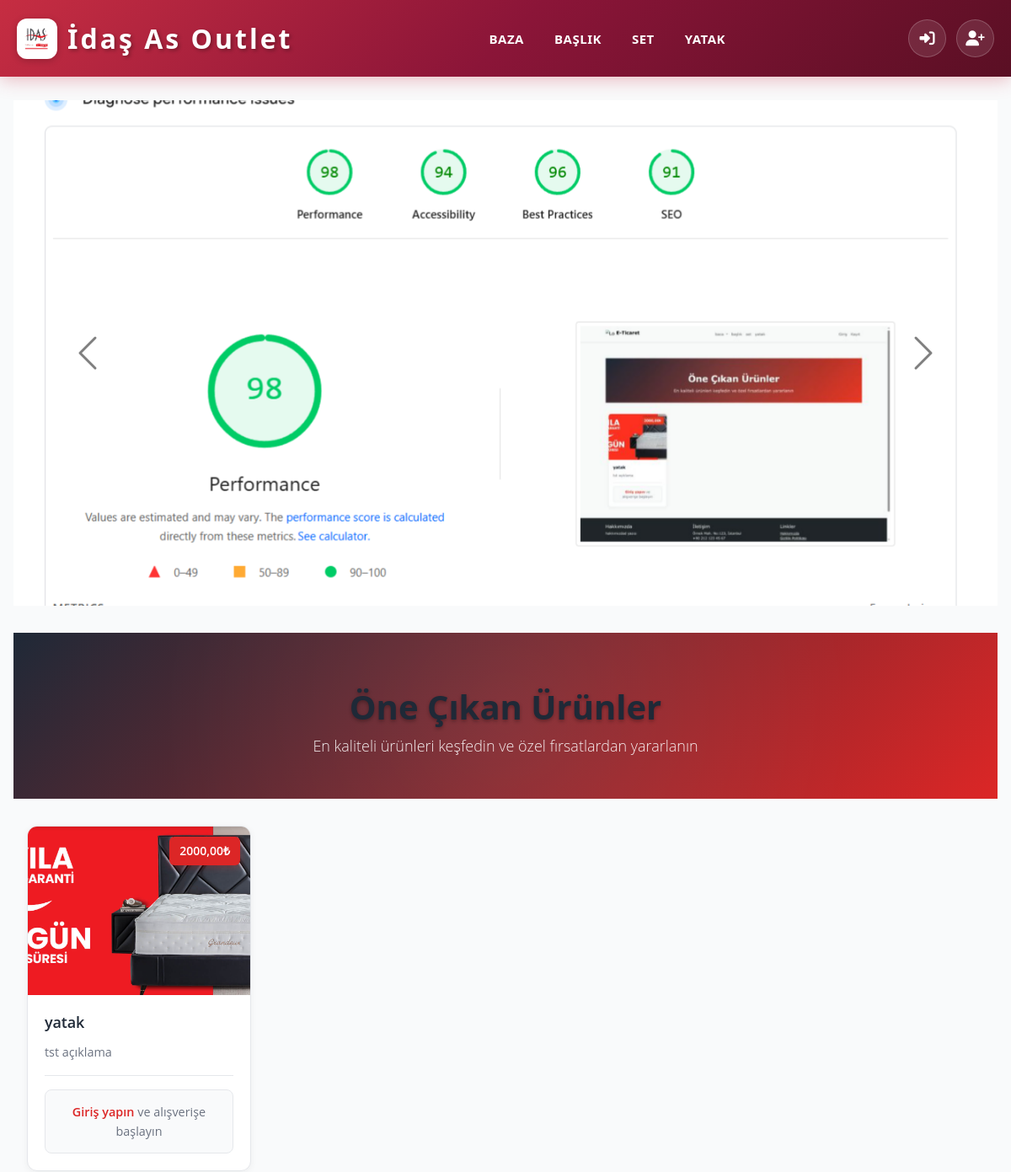
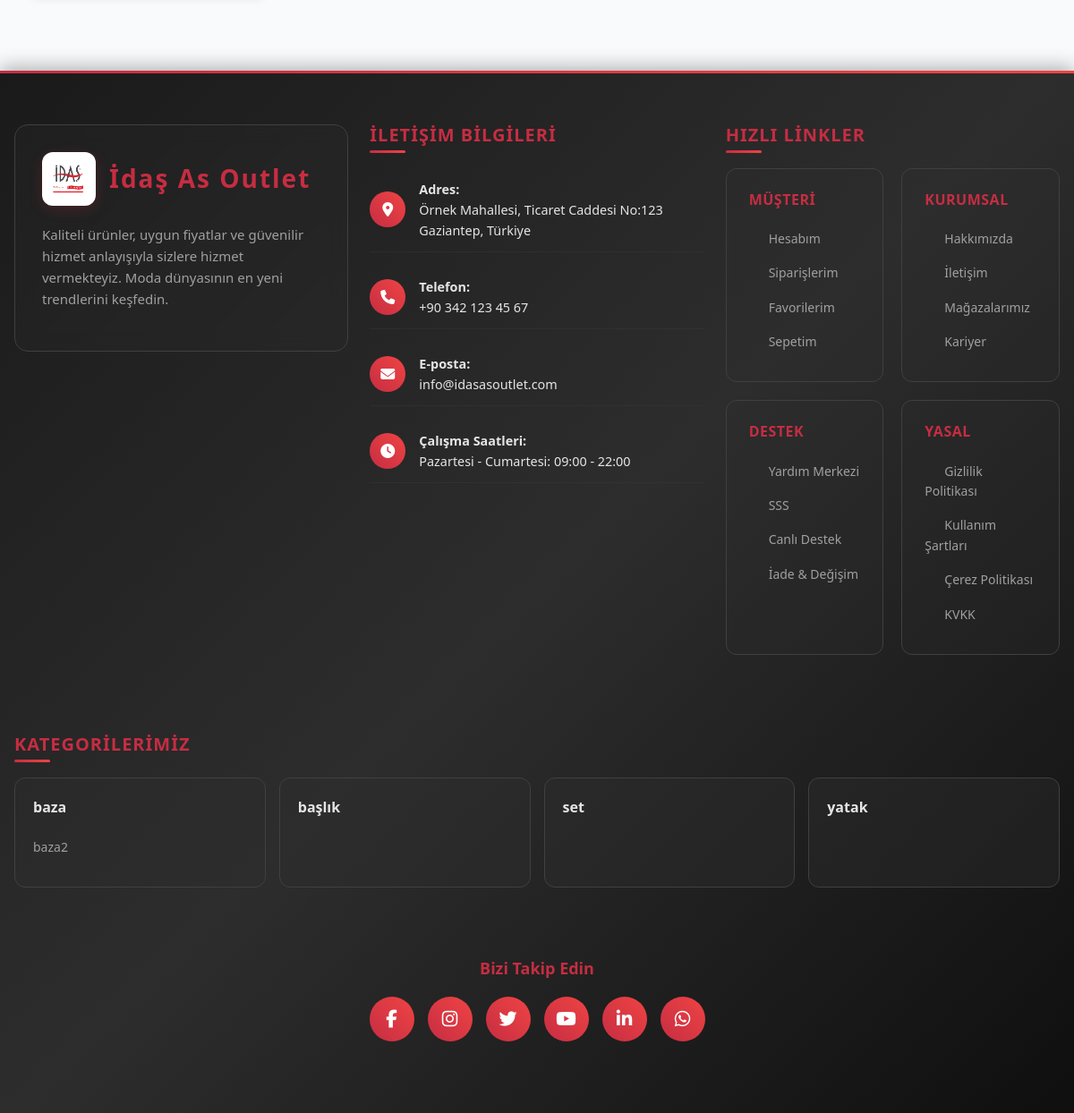
The page / on the database its author committed (2 pictures, top to bottom).
### catalog/models.py (models this page shows, shortened)
class Category(models.Model):
    name        = models.CharField(max_length=100, verbose_name="Kategori Adı")
    slug        = models.SlugField(max_length=120, unique=True, verbose_name="Slug")
    parent      = models.ForeignKey(
        'self',
        related_name='children',
        on_delete=models.CASCADE,
        null=True,
        blank=True
    )
    is_active   = models.BooleanField(default=True)
    class Meta:
        verbose_name = "Kategori"
        verbose_name_plural = "Kategoriler"
        ordering = ['name']
    def get_absolute_url(self):
        return reverse('category_detail', args=[self.slug])

class SliderImage(models.Model):
    image      = models.ImageField(upload_to='slider_images/', verbose_name="Slider Görseli")
    title      = models.CharField(max_length=100, blank=True, verbose_name="Başlık (Opsiyonel)")
    caption    = models.TextField(blank=True, verbose_name="Açıklama (Opsiyonel)")
    order      = models.PositiveIntegerField(default=0, verbose_name="Sıra")
    is_active  = models.BooleanField(default=True, verbose_name="Aktif mi?")
    created_at = models.DateTimeField(auto_now_add=True)
    class Meta:
        ordering = ['order']
        verbose_name = "Slider Görseli"
        verbose_name_plural = "Slider Görselleri"

class Product(models.Model):
    name            = models.CharField(max_length=200, verbose_name="Ürün Adı")
    slug            = models.SlugField(max_length=220, unique=True, verbose_name="Slug")
    description     = models.TextField(verbose_name="Ürün Açıklaması")
    category        = models.ForeignKey(Category, related_name='products', on_delete=models.CASCADE)
    created_at      = models.DateTimeField(auto_now_add=True)
    updated_at      = models.DateTimeField(auto_now=True)
    is_active       = models.BooleanField(default=True)
    class Meta:
        verbose_name = "Ürün"
        verbose_name_plural = "Ürünler"
        ordering = ['-created_at']
    def get_featured_image(self):
        featured = self.images.filter(is_featured=True).first()
        if featured:
            return featured
        return self.images.first()
    def get_min_price(self):
        variants = self.variants.all()
        if variants.exists():
            return variants.order_by('price').first().price
        return 0

class ProductImage(models.Model):
    product     = models.ForeignKey(Product, related_name='images', on_delete=models.CASCADE)
    image       = models.ImageField(upload_to='product_images/', verbose_name="Ürün Resmi")
    alt_text    = models.CharField(max_length=150, blank=True, verbose_name="Alternatif Metin")
    is_featured = models.BooleanField(default=False, verbose_name="Öne Çıkan Resim (Thumbnail)")
    class Meta:
        verbose_name = "Ürün Resmi"
        verbose_name_plural = "Ürün Resimleri"

class ProductVariant(models.Model):
    product         = models.ForeignKey(Product, related_name='variants', on_delete=models.CASCADE)
    variant_name    = models.CharField(max_length=50, verbose_name="Varyant (Örn: Küçük, Orta, Büyük)")
    price           = models.DecimalField(max_digits=10, decimal_places=2, verbose_name="Fiyat")
    class Meta:
        verbose_name = "Ürün Varyantı"
        verbose_name_plural = "Ürün Varyantları"
        ordering = ['variant_name']

### catalog/views.py (the view)
# urls.py: path('', views.HomeView.as_view(), name='home'),                            # Anasayfa
class HomeView(ListView):
    model = Product
    template_name = 'catalog/home.html'
    context_object_name = 'products'
    paginate_by = 16
    def get_queryset(self):
        return Product.objects.filter(is_active=True).order_by('-created_at')
    def get_context_data(self, **kwargs):
        context = super().get_context_data(**kwargs)
        context['slider_images'] = SliderImage.objects.filter(is_active=True).order_by('order')
        context['is_paginated'] = self.get_queryset().count() > self.paginate_by
        return context

### catalog/templates/catalog/home.html (shortened to what this page needs)
{% extends 'base.html' %}
{% load humanize %}
{% block content %}
<div id="homeCarousel" class="carousel slide" data-bs-ride="carousel" data-bs-interval="4000">
  <div class="carousel-indicators">
    {% for slide in slider_images %}
      <button type="button"
              data-bs-target="#homeCarousel"
              data-bs-slide-to="{{ forloop.counter0 }}"
              class="{% if forloop.first %}active{% endif %}"
              aria-current="{% if forloop.first %}true{% endif %}"
              aria-label="Slide {{ forloop.counter }}">
      </button>
    {% endfor %}
  </div>
  <div class="carousel-inner">
    {% for slide in slider_images %}
      <div class="carousel-item {% if forloop.first %}active{% endif %}">
        <img src="{{ slide.image.url }}" class="d-block w-100" alt="{{ slide.title|default:'Slider Görseli' }}">
      </div>
    {% endfor %}
  </div>
  <button class="carousel-control-prev" type="button" data-bs-target="#homeCarousel" data-bs-slide="prev">
    <span class="carousel-control-prev-icon" aria-hidden="true"></span>
  </button>
  <button class="carousel-control-next" type="button" data-bs-target="#homeCarousel" data-bs-slide="next">
    <span class="carousel-control-next-icon" aria-hidden="true"></span>
  </button>
</div>
<section class="hero-section">
  <div class="container">
    <div class="hero-content">
      <h1 class="section-title">Öne Çıkan Ürünler</h1>
      <p class="section-subtitle">En kaliteli ürünleri keşfedin ve özel fırsatlardan yararlanın</p>
    </div>
  </div>
</section>
<section class="container">
  <div class="products-grid">
    {% for product in products %}
      <div class="product-card">
        <div class="card-img-wrapper">
          {% with img=product.get_featured_image %}
            {% if img %}
              <img src="{{ img.image.url }}" class="card-img-top" alt="{{ product.name }}">
            {% else %}
              <img src="" class="card-img-top" alt="Resim yok">
            {% endif %}
          {% endwith %}
          <div class="price-badge">
            {{ product.get_min_price|floatformat:2 }}₺
          </div>
        </div>
        <div class="card-body-clean">
          <h5 class="product-title">{{ product.name }}</h5>
          <p class="product-description">{{ product.description|truncatechars:80 }}</p>
          <div class="card-actions">
            {% if user.is_authenticated %}
              <div class="action-buttons">
                {% with first_variant=product.variants.first %}
                  {% if first_variant %}
                    <form method="get" action="{% url 'add_to_cart' first_variant.id %}" style="flex: 1;">
                      <button type="submit" class="btn-clean btn-primary-clean w-100">
                        <i class="bi bi-cart-plus me-1"></i> Sepete Ekle
                      </button>
                    </form>
                  {% endif %}
                {% endwith %}
                <a href="{% url 'add_to_favorites' product.id %}" class="btn-clean btn-outline-clean btn-icon-only">
                  <i class="bi bi-heart"></i>
                </a>
              </div>
            {% else %}
              <div class="login-prompt">
                <a href="{% url 'login' %}">Giriş yapın</a> ve alışverişe başlayın
              </div>
            {% endif %}
          </div>
        </div>
      </div>
    {% empty %}
      <div class="empty-state">
        <i class="bi bi-box-seam"></i>
        <h3>Henüz ürün bulunmuyor</h3>
        <p>Yakında harika ürünlerle karşınızda olacağız!</p>
      </div>
    {% endfor %}
  </div>
</section>
{% endblock %}

### templates/navbar.html (shortened to what this page needs)
{% load static %}
<nav class="navbar navbar-expand-lg">
    <div class="nav-container">
      <a class="navbar-brand" href="{% url 'home' %}">
        <img src="{% static 'img/idas2.png' %}" alt="Logo" width="48" height="48">
        <span class="logo-text">İdaş As Outlet</span>
      </a>
      <ul class="nav-menu" id="nav-menu">
        {% for category in menu_categories %}
          {% if category.children.all %}
            <li class="nav-item">
              <a href="{% url 'category_detail' category.slug %}"
                 class="nav-link{% if request.path == category.get_absolute_url %} active{% endif %}">
                {{ category.name }}
              </a>
            </li>
          {% else %}
            <li class="nav-item">
              <a href="{% url 'category_detail' category.slug %}"
                 class="nav-link{% if request.path == category.get_absolute_url %} active{% endif %}">
                {{ category.name }}
              </a>
            </li>
          {% endif %}
        {% endfor %}
      </ul>
      <div class="nav-icons">
        {% if user.is_authenticated %}
          <a href="{% url 'profile' %}" class="icon-btn" title="Profil">
            <i class="fas fa-user"></i>
          </a>
          <a href="{% url 'favorite_list' %}" class="icon-btn position-relative" title="Favoriler">
            <i class="fas fa-heart"></i>
            {% if favorite_count > 0 %}
              <span class="badge">{{ favorite_count }}</span>
            {% endif %}
          </a>
          <a href="{% url 'view_cart' %}" class="icon-btn position-relative" title="Sepet">
            <i class="fas fa-shopping-cart"></i>
            {% if cart_count > 0 %}
              <span class="badge">{{ cart_count }}</span>
            {% endif %}
          </a>
          <form method="post" action="{% url 'logout' %}" class="d-inline">
            {% csrf_token %}
            <button type="submit" class="btn-link icon-btn" title="Çıkış">
              <i class="fas fa-sign-out-alt"></i>
            </button>
          </form>
        {% else %}
          <a href="{% url 'login' %}" class="icon-btn" title="Giriş">
            <i class="fas fa-sign-in-alt"></i>
          </a>
          <a href="{% url 'register' %}" class="icon-btn" title="Kayıt">
            <i class="fas fa-user-plus"></i>
          </a>
        {% endif %}
      </div>
    </div>
  </nav>

### templates/footer.html (shortened to what this page needs)
 {% load static %}
  <footer class="premium-footer">
    <div class="container">
      <div class="footer-main">
        <div class="row">
          <div class="col-lg-4 col-md-6">
            <div class="company-info">
              <div class="company-logo">
                <img src="{% static 'img/idas2.png' %}" alt="İdaş As Outlet Logo">
                <div class="company-name">İdaş As Outlet</div>
              </div>
              <p class="company-description">
                Kaliteli ürünler, uygun fiyatlar ve güvenilir hizmet anlayışıyla sizlere hizmet vermekteyiz.
                Moda dünyasının en yeni trendlerini keşfedin.
              </p>
            </div>
          </div>
          <div class="col-lg-4 col-md-6">
            <div class="footer-section">
              <h5 class="footer-title">İletişim Bilgileri</h5>
              <ul class="contact-list">
                <li class="contact-item">
                  <div class="contact-icon">
                    <i class="fas fa-map-marker-alt"></i>
                  </div>
                  <div>
                    <strong>Adres:</strong><br>
                    Örnek Mahallesi, Ticaret Caddesi No:123<br>
                    Gaziantep, Türkiye
                  </div>
                </li>
                <li class="contact-item">
                  <div class="contact-icon">
                    <i class="fas fa-phone"></i>
                  </div>
                  <div>
                    <strong>Telefon:</strong><br>
                    +90 342 123 45 67
                  </div>
                </li>
                <li class="contact-item">
                  <div class="contact-icon">
                    <i class="fas fa-envelope"></i>
                  </div>
                  <div>
                    <strong>E-posta:</strong><br>
                    info@idasasoutlet.com
                  </div>
                </li>
                <li class="contact-item">
                  <div class="contact-icon">
                    <i class="fas fa-clock"></i>
                  </div>
                  <div>
                    <strong>Çalışma Saatleri:</strong><br>
                    Pazartesi - Cumartesi: 09:00 - 22:00
                  </div>
                </li>
              </ul>
            </div>
          </div>
          <div class="col-lg-4 col-md-12">
            <div class="footer-section">
              <h5 class="footer-title">Hızlı Linkler</h5>
              <div class="footer-links">
                <div class="link-group">
                  <h6 class="link-group-title">Müşteri</h6>
                  <a href="#" class="footer-link">Hesabım</a>
                  <a href="#" class="footer-link">Siparişlerim</a>
                  <a href="#" class="footer-link">Favorilerim</a>
                  <a href="#" class="footer-link">Sepetim</a>
                </div>
                <div class="link-group">
                  <h6 class="link-group-title">Kurumsal</h6>
                  <a href="#" class="footer-link">Hakkımızda</a>
                  <a href="#" class="footer-link">İletişim</a>
                  <a href="#" class="footer-link">Mağazalarımız</a>
                  <a href="#" class="footer-link">Kariyer</a>
                </div>
                <div class="link-group">
                  <h6 class="link-group-title">Destek</h6>
                  <a href="#" class="footer-link">Yardım Merkezi</a>
                  <a href="#" class="footer-link">SSS</a>
                  <a href="#" class="footer-link">Canlı Destek</a>
                  <a href="#" class="footer-link">İade & Değişim</a>
                </div>
                <div class="link-group">
                  <h6 class="link-group-title">Yasal</h6>
                  <a href="#" class="footer-link">Gizlilik Politikası</a>
                  <a href="#" class="footer-link">Kullanım Şartları</a>
                  <a href="#" class="footer-link">Çerez Politikası</a>
                  <a href="#" class="footer-link">KVKK</a>
                </div>
              </div>
            </div>
          </div>
        </div>
        {% if menu_categories %}
        <div class="row mt-5">
          <div class="col-12">
            <div class="footer-section">
              <h5 class="footer-title">Kategorilerimiz</h5>
              <div class="categories-grid">
                {% for category in menu_categories %}
                  <div class="category-card">
                    <a href="{% url 'category_detail' category.slug %}" class="category-link">
                      {{ category.name }}
                    </a>
                    {% if category.children.all %}
                      <ul class="subcategory-list">
                        {% for child in category.children.all|slice:":4" %}
                          {% if child.is_active %}
                            <li class="subcategory-item">
                              <a href="{% url 'category_detail' child.slug %}" class="subcategory-link">
                                {{ child.name }}
                              </a>
                            </li>
                          {% endif %}
                        {% endfor %}
                      </ul>
                    {% endif %}
                  </div>
                {% endfor %}
              </div>
            </div>
          </div>
        </div>
        {% endif %}
        <div class="social-media">
          <h5 class="social-title">Bizi Takip Edin</h5>
          <div class="social-icons">
            <a href="#" class="social-icon" title="Facebook" aria-label="Facebook">
              <i class="fab fa-facebook-f"></i>
            </a>
            <a href="#" class="social-icon" title="Instagram" aria-label="Instagram">
              <i class="fab fa-instagram"></i>
            </a>
            <a href="#" class="social-icon" title="Twitter" aria-label="Twitter">
              <i class="fab fa-twitter"></i>
            </a>
            <a href="#" class="social-icon" title="YouTube" aria-label="YouTube">
              <i class="fab fa-youtube"></i>
            </a>
            <a href="#" class="social-icon" title="LinkedIn" aria-label="LinkedIn">
              <i class="fab fa-linkedin-in"></i>
            </a>
            <a href="#" class="social-icon" title="WhatsApp" aria-label="WhatsApp">
              <i class="fab fa-whatsapp"></i>
            </a>
          </div>
        </div>
      </div>
    </div>
  </footer>

### rows shown on the page
Category: name "BAZA", name "baza"
Category: name "BAŞLIK", name "başlık"
Category: name "SET", name "set"
Category: name "YATAK", name "yatak"
SliderImage: image (picture)
Product: get_featured_image.image (picture), get_min_price "2000,00", name "yatak", description "tst açıklama"
Category: name "baza2"
